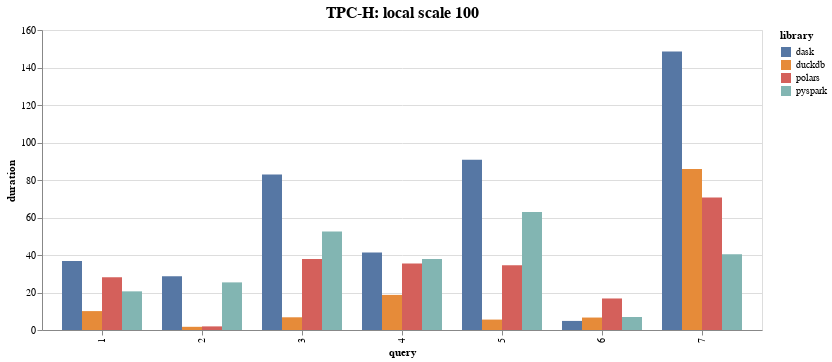

The Vega-Lite source for this figure:
### Vega-Lite specification from a JSON file in a GitHub repository (floating-point values rounded to 4 significant figures)
{"config": {"view": {"continuousWidth": 300, "continuousHeight": 300}, "title": {"fontSize": 16}}, "data": {"name": "data-02073ebff80558e8c666d98d70455d8a"}, "mark": {"type": "bar"}, "encoding": {"color": {"field": "library", "scale": {"domain": ["dask", "duckdb", "polars", "pyspark"], "range": ["#5677a4ff", "#e68b39ff", "#d4605bff", "#82b5b2ff"]}, "type": "nominal"}, "tooltip": [{"field": "library", "type": "nominal"}, {"field": "duration", "type": "quantitative"}], "x": {"field": "query", "type": "nominal"}, "xOffset": {"field": "library", "type": "nominal"}, "y": {"field": "duration", "type": "quantitative"}}, "title": "TPC-H: local scale 100", "$schema": "https://vega.github.io/schema/vega-lite/v5.15.1.json", "datasets": {"data-02073ebff80558e8c666d98d70455d8a": [{"name": "monday", "duration": 36.87, "library": "dask", "query": 1, "scale": 100}, {"name": "monday", "duration": 28.69, "library": "dask", "query": 2, "scale": 100}, {"name": "monday", "duration": 82.96, "library": "dask", "query": 3, "scale": 100}, {"name": "monday", "duration": 41.36, "library": "dask", "query": 4, "scale": 100}, {"name": "monday", "duration": 90.85, "library": "dask", "query": 5, "scale": 100}, {"name": "monday", "duration": 4.843, "library": "dask", "query": 6, "scale": 100}, {"name": "monday", "duration": 148.5, "library": "dask", "query": 7, "scale": 100}, {"name": "monday", "duration": 10.08, "library": "duckdb", "query": 1, "scale": 100}, {"name": "monday", "duration": 1.704, "library": "duckdb", "query": 2, "scale": 100}, {"name": "monday", "duration": 6.779, "library": "duckdb", "query": 3, "scale": 100}, {"name": "monday", "duration": 18.72, "library": "duckdb", "query": 4, "scale": 100}, {"name": "monday", "duration": 5.558, "library": "duckdb", "query": 5, "scale": 100}, {"name": "monday", "duration": 6.645, "library": "duckdb", "query": 6, "scale": 100}, {"name": "monday", "duration": 85.88, "library": "duckdb", "query": 7, "scale": 100}, {"name": "monday", "duration": 28.12, "library": "polars", "query": 1, "scale": 100}, {"name": "monday", "duration": 1.925, "library": "polars", "query": 2, "scale": 100}, {"name": "monday", "duration": 37.83, "library": "polars", "query": 3, "scale": 100}, {"name": "monday", "duration": 35.5, "library": "polars", "query": 4, "scale": 100}, {"name": "monday", "duration": 34.47, "library": "polars", "query": 5, "scale": 100}, {"name": "monday", "duration": 16.81, "library": "polars", "query": 6, "scale": 100}, {"name": "monday", "duration": 70.69, "library": "polars", "query": 7, "scale": 100}, {"name": "monday", "duration": 20.61, "library": "pyspark", "query": 1, "scale": 100}, {"name": "monday", "duration": 25.4, "library": "pyspark", "query": 2, "scale": 100}, {"name": "monday", "duration": 52.6, "library": "pyspark", "query": 3, "scale": 100}, {"name": "monday", "duration": 37.93, "library": "pyspark", "query": 4, "scale": 100}, {"name": "monday", "duration": 62.91, "library": "pyspark", "query": 5, "scale": 100}, {"name": "monday", "duration": 6.936, "library": "pyspark", "query": 6, "scale": 100}, {"name": "monday", "duration": 40.37, "library": "pyspark", "query": 7, "scale": 100}]}}
